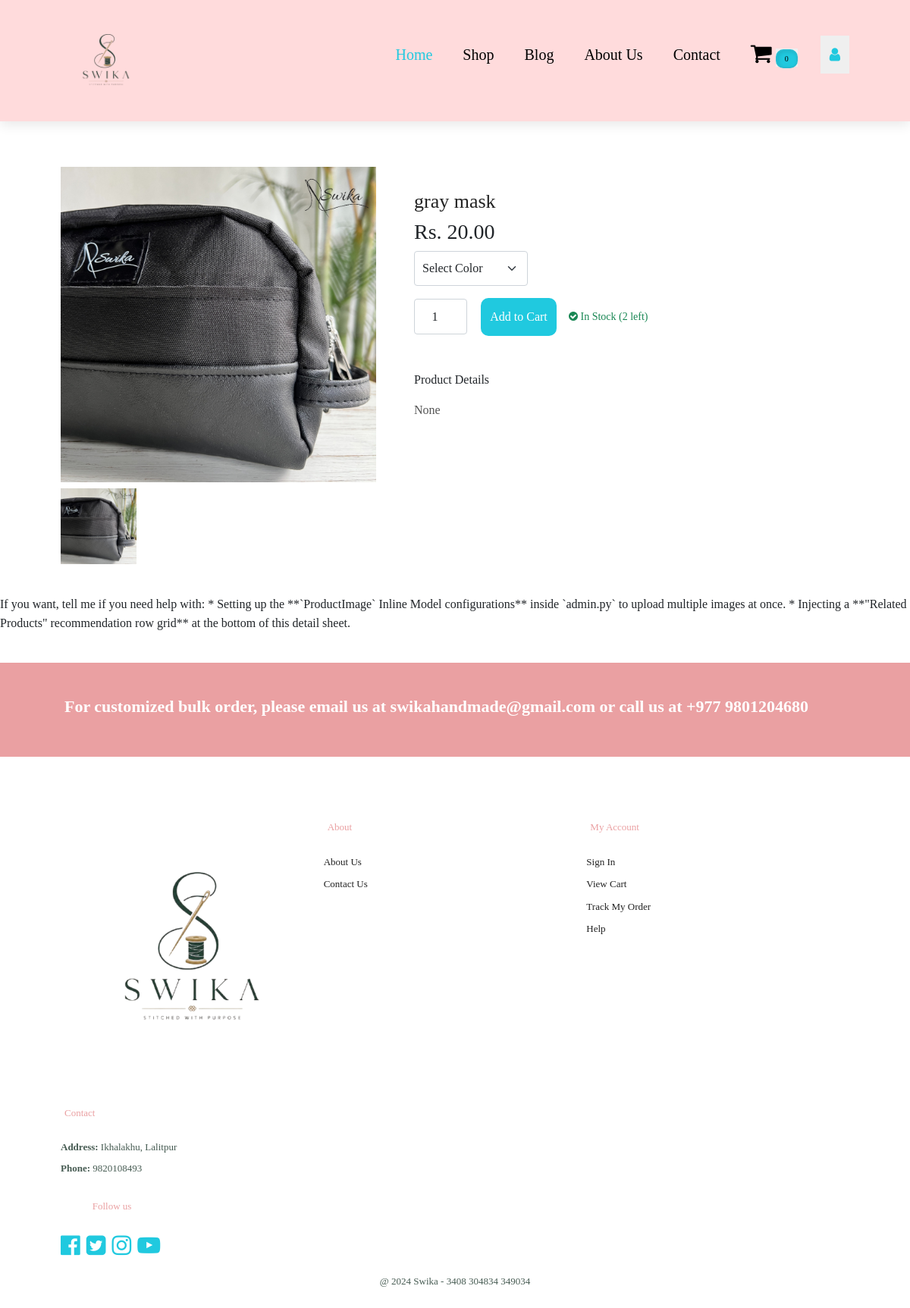
Screenshot of /product/2/ with the database file from the repository.
### home/models.py (models this page shows, shortened)
class Product(models.Model):
    name = models.CharField(max_length=50)
    price = models.DecimalField(default=0, decimal_places=2, max_digits=7)
    category = models.ForeignKey(Category, on_delete=models.CASCADE, default=1)
    description = models.CharField(max_length=250, default='', blank=True, null=True)
    image = models.ImageField(upload_to='uploads/product/')
    stock_quantity = models.IntegerField(default=10, help_text="Available stock items count")
    is_sale = models.BooleanField(default=False)
    sale_price = models.DecimalField(default=0, decimal_places=2, max_digits=7)

### home/views.py (the view)
# urls.py: path('product/<int:pk>/', views.product, name='product'), # Added trailing slash for consistency
def product(request, pk):
    product_obj = get_object_or_404(Product, id=pk)
    extra_carousel_images = product_obj.images.all()
    return render(request, 'singleproduct.html', {'product': product_obj, 'carousel_images': extra_carousel_images})

### cart/cart.py (called while the page is built)
    def __len__(self):
        return sum(self.cart.values())

### cart/context_processor.py (called while the page is built)
def cart(request):
    return {'cart': Cart(request)}

### home/templates/singleproduct.html (shortened to what this page needs)
{% extends 'base.html' %}
{% load static %}
{% block content %}
<section id="header">
  <a href="{% url 'home' %}"><img src="{% static '/img/swika.png' %}" class="logo" alt="logo"></a>
  <div>
    <ul id="navbar">
      <li><a class="active" href="{% url 'home' %}">Home</a></li>
      <li><a href="{% url 'category_summary' %}">Shop</a></li>
      <li><a href="{% url 'blog' %}">Blog</a></li>
      <li><a href="{% url 'about' %}">About Us</a></li>
      <li><a href="{% url 'contact' %}">Contact</a></li>
      <li id="lg-bag">
        <a href="{% url 'cart_summary' %}">
          <i style="font-size: 30px;" class="fa fa-shopping-cart" aria-hidden="true"></i>
        </a>
        <button><span class="quantity nav-cart-badge-class" id="cart_quantity">{{ cart|length }}</span></button>
      </li>
      {% if user.is_authenticated %}
      <div class="dropydown">
        <button>{{ user.username }}</button>
        <div class="dropdown-menu">
          <a href="{% url 'update_profile' %}" class="dropdown-items">Profile</a>
          <form method="POST" action="{% url 'logout' %}" style="margin: 0;">
            {% csrf_token %}
            <a href="#" onclick="event.preventDefault(); this.parentElement.submit();" class="dropdown-items">Logout</a>
          </form>
        </div>
      </div>
      {% else %}
      <div class="dropydown">
        <button><i class="fa fa-user" aria-hidden="true"></i></button>
      </div>
      {% endif %}
    </ul>
  </div>
</section>
<section id="productdetails" class="section-p1">
   <div class="single-pro-image">
     <img src="{{ product.image.url }}" width="100%" id="BigImg" alt="{{ product.name }}" />
      <div class="small-img-group" style="display: flex; justify-content: space-between; margin-top: 8px;">
         <div class="small-img-col" style="flex-basis: 24%; cursor: pointer;">
           <img src="{{ product.image.url }}" width="100%" class="smallimg" alt="Main View" />
         </div>
      </div>
   </div>
    <div class="single-pro-details">
      <h2>{{ product.name }}</h2>
      <h3>
        Rs. {% if product.sale_price > 0 %}{{ product.sale_price }}{% else %}{{ product.price }}{% endif %}
      </h3>
      <select class="form-select mb-3" style="max-width: 150px; padding: 10px; border-radius: 4px;">
         <option>Select Color</option>
      </select>
      <div class="d-flex align-items-center gap-2 mb-4">
          <input type="number" value="1" id="qty-cart" min="1" max="{{ product.stock_quantity }}" class="form-control text-center" style="width: 70px; padding: 10px;">
          {% if product.stock_quantity > 0 %}
              <button class="active" type="button" value="{{ product.id }}" id="add-cart">Add to Cart</button>
              <div class="ms-2"><span class="text-success small fw-semibold"><i class="fa fa-check-circle" aria-hidden="true"></i> In Stock ({{ product.stock_quantity }} left)</span></div>
          {% else %}
              <button class="btn btn-secondary" disabled style="cursor: not-allowed; padding: 12px 30px; border-radius: 4px;">Out of Stock</button>
              <div class="ms-2"><span class="badge bg-danger text-white">Sold Out</span></div>
          {% endif %}
      </div>
      <br>
      <h6>Product Details</h6>
      <span style="line-height: 1.6; color: #555; display: inline-block; margin-top: 10px;">{{ product.description }}</span>
  </div>
</section>
<FollowUp>
If you want, tell me if you need help with:
* Setting up the **`ProductImage` Inline Model configurations** inside `admin.py` to upload multiple images at once.
* Injecting a **"Related Products" recommendation row grid** at the bottom of this detail sheet.
</FollowUp>
{% endblock %}

### static/Electronic.css (style rules this page uses)
html, body { overflow-x: hidden; max-width: 100%; margin: 0; padding: 0; }
img, video, iframe { max-width: 100%; height: auto; }
* { margin: 0; padding: 0; box-sizing: border-box; font-family: 'Pacifico', cursive; }
h2 { font-size: 46px; line-height: 54px; color: #222; }
h6 { font-weight: 700; font-size: 12px; }
.section-p1 { padding: 40px 80px; }
body { width: 100% }
#header { display: flex; align-items: center; justify-content: space-between; padding: 20px 80px; background-color: #ffdbdc; box-shadow: 0 5px 15px rgba(0, 0, 0, 0.09); z-index: 999; position: sticky; top: 0; left: 0; }
#header .logo { max-width: 120px; height: auto; }
#navbar { display: flex; align-items: center; justify-content: center; }
#navbar li { list-style: none; padding: 0 20px; position: relative; }
#navbar li a { text-decoration: none; font-size: 20px; font-weight: 600px; color: rgb(0, 0, 0); transition: 0.3s ease; }
#navbar .dropydown { overflow: hidden; }
#navbar .dropydown button { font-size: 20px; border: none; outline: none; color: #20C9DF; padding: 10px 12px; transition: 0.3s; cursor: pointer; margin-left: 10px; }
#navbar li button span.quantity { font-size: 10px; background-color: #20C9DF; padding: 5px 10px; border-radius: 10px; border: 2px solid #83000010; cursor: pointer; transition: 0.3s; box-shadow: inset 2px 2px 5px rgba(0, 0, 0, 0.1); }
#navbar li button { border: none; }
#navbar li a:hover, #navbar li a.active { color: #20C9DF; }
#productdetails { display: flex; margin-top: 20px; }
#productdetails .single-pro-image { width: 40%; margin-right: 50px; }
.small-img-group { display: flex; justify-content: space-between; }
.small-img-col { flex-basis: 24%; cursor: pointer; }
#productdetails .single-pro-details { width: 50%; padding-top: 30px; }
#productdetails .single-pro-details h2 { font-size: 26px; }
#productdetails .single-pro-details select { display: block; padding: 5px 10px; margin-bottom: 10px; }
#productdetails .single-pro-details input { width: 50px; height: 47px; padding-left: 10px; font-size: 16px; margin-right: 10px; }
#productdetails .single-pro-details button { background-color: #20C9DF; color: #fff; width: 100px; height: 50px; padding: 5px; border-radius: 10px; transition: 0.3s; border: none; }
#productdetails .single-pro-details span { line-height: 25px; }
.single-pro-image #BigImg, .smallimg { transition: 0.3s all ease-in-out; }

### rows the page displays
Product: image (picture), name "gray mask", price "20.00", stock_quantity "2", description "None"

### other values shown
{{ cart|length }} "0"
